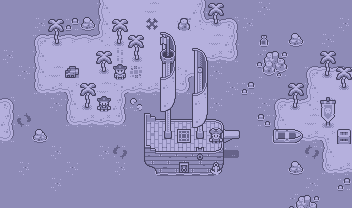

Tiled map render using the project's own tile images. Description and the whole map definition, tile-layer contents included, below:
An orthogonal 22x13 tile map with 16x16 px tiles, 4 tile layers (Terrain, Objects A, Objects B, Objects C).

<map version="1.10" tiledversion="1.10.2" orientation="orthogonal" renderorder="right-down" width="22" height="13" tilewidth="16" tileheight="16" infinite="0" nextlayerid="5" nextobjectid="1">
 <tileset firstgid="1" source="tilemap.tsx" />
 <layer id="1" name="Terrain" width="22" height="13">
  <data encoding="csv">
18,18,18,18,18,18,21,1,1,3,1,1,23,18,18,18,19,18,18,18,18,18,
18,18,20,18,36,35,21,1,1,1,1,3,73,5,6,20,18,18,18,18,18,20,
18,18,4,5,5,5,74,1,1,1,1,1,1,3,23,18,18,18,35,18,19,18,
20,18,21,1,1,1,1,1,1,1,1,1,56,39,40,18,52,53,18,18,18,18,
18,19,21,3,1,1,1,1,55,1,1,56,40,19,18,18,69,70,18,4,5,5,
18,18,38,39,57,1,3,56,39,39,39,40,18,18,19,36,18,18,18,21,1,1,
6,18,18,19,21,1,1,23,54,18,18,18,18,19,18,18,19,4,5,74,3,1,
23,1073741895,18,18,38,39,39,40,18,18,18,18,18,18,18,18,2147483684,21,1,3,1,1,
40,18,35,18,18,18,18,18,18,18,18,18,18,18,18,18,18,38,39,39,57,1,
18,18,18,20,18,18,20,71,18,18,18,18,18,18,117,18,18,18,18,71,21,1,
18,20,18,18,19,18,18,20,18,18,18,18,18,18,18,18,18,18,35,18,38,39,
18,18,18,20,18,18,18,18,18,18,18,18,18,18,18,18,18,18,18,19,18,36,
18,18,18,18,18,18,18,18,18,18,18,18,18,18,18,18,18,18,52,53,18,18
</data>
 </layer>
 <layer id="2" name="Objects A" width="22" height="13">
  <data encoding="csv">
0,0,0,0,0,0,0,0,0,0,0,0,0,90,0,0,0,0,0,0,0,0,
0,0,0,2147483738,0,0,0,90,0,119,0,110,0,106,0,0,0,0,0,0,0,0,
0,0,0,2147483755,0,0,0,107,2147483738,0,0,0,0,0,0,0,91,0,0,0,0,0,
0,0,0,0,0,0,90,93,2147483755,0,0,0,0,0,0,0,0,0,0,0,90,0,
0,0,0,0,104,0,106,128,0,0,0,0,0,0,0,0,0,0,0,0,107,90,
0,0,0,0,0,90,0,0,0,0,0,0,0,0,0,0,0,0,90,0,0,106,
0,0,0,0,0,107,127,0,0,0,0,0,0,0,0,0,0,0,107,0,92,0,
0,0,0,0,0,0,0,0,0,78,79,79,79,82,0,0,0,0,0,0,109,0,
0,0,0,0,0,0,0,0,0,95,98,97,98,99,100,0,0,101,102,0,0,94,
0,0,0,0,0,0,0,0,0,112,113,113,115,116,0,0,0,0,0,0,0,0,
0,0,0,0,0,0,0,0,0,129,130,131,132,133,0,0,0,0,0,0,0,0,
0,0,0,0,0,0,0,0,0,0,0,0,0,0,0,0,0,0,0,0,0,0,
0,0,0,0,0,0,0,0,0,0,0,0,0,0,0,0,0,0,0,0,0,0
</data>
 </layer>
 <layer id="3" name="Objects B" width="22" height="13">
  <data encoding="csv">
0,0,0,0,0,0,0,0,0,0,0,0,0,0,0,0,0,0,0,0,0,0,
0,0,0,0,0,0,0,0,0,0,0,0,0,0,0,0,0,0,0,0,0,0,
0,0,0,0,0,0,0,0,0,0,16,0,0,0,0,0,0,0,0,0,0,0,
0,0,0,0,0,0,0,0,0,0,33,0,16,0,0,0,0,0,0,0,0,0,
0,0,0,0,0,0,0,0,0,0,50,0,33,0,0,0,0,0,0,0,0,0,
0,0,0,0,0,0,0,0,0,0,67,0,50,0,0,0,0,0,0,0,0,0,
0,0,0,0,0,0,0,0,0,0,84,0,67,0,0,0,0,0,0,0,0,0,
0,0,0,0,0,0,0,0,0,0,83,0,84,0,0,0,0,0,0,0,0,0,
0,0,0,0,0,0,0,0,0,0,0,0,0,126,0,0,0,0,0,0,0,0,
0,0,0,0,0,0,0,0,0,0,0,0,0,0,0,0,0,0,0,0,0,0,
0,0,0,0,0,0,0,0,0,0,0,0,0,87,0,0,0,0,0,0,0,0,
0,0,0,0,0,0,0,0,0,0,0,0,0,0,0,0,0,0,0,0,0,0,
0,0,0,0,0,0,0,0,0,0,0,0,0,0,0,0,0,0,0,0,0,0
</data>
 </layer>
 <layer id="4" name="Objects C" width="22" height="13">
  <data encoding="csv">
0,0,0,0,0,0,0,0,0,0,0,0,0,0,0,0,0,0,0,0,0,0,
0,0,0,0,0,0,0,0,0,0,0,0,0,0,0,0,0,0,0,0,0,0,
0,0,0,0,0,0,0,0,0,0,15,0,0,0,0,0,0,0,0,0,0,0,
0,0,0,0,0,0,0,0,0,0,32,0,0,0,0,0,0,0,0,0,0,0,
0,0,0,0,0,0,0,0,0,0,0,0,0,0,0,0,0,0,0,0,0,0,
0,0,0,0,0,0,0,0,0,0,0,0,0,0,0,0,0,0,0,0,0,0,
0,0,0,0,0,0,0,0,0,0,0,0,0,0,0,0,0,0,0,0,0,0,
0,0,0,0,0,0,0,0,0,0,0,0,0,0,0,0,0,0,0,0,0,0,
0,0,0,0,0,0,0,0,0,0,0,0,0,0,0,0,0,0,0,0,0,0,
0,0,0,0,0,0,0,0,0,0,0,0,0,0,0,0,0,0,0,0,0,0,
0,0,0,0,0,0,0,0,0,0,0,0,0,0,0,0,0,0,0,0,0,0,
0,0,0,0,0,0,0,0,0,0,0,0,0,0,0,0,0,0,0,0,0,0,
0,0,0,0,0,0,0,0,0,0,0,0,0,0,0,0,0,0,0,0,0,0
</data>
 </layer>
</map>